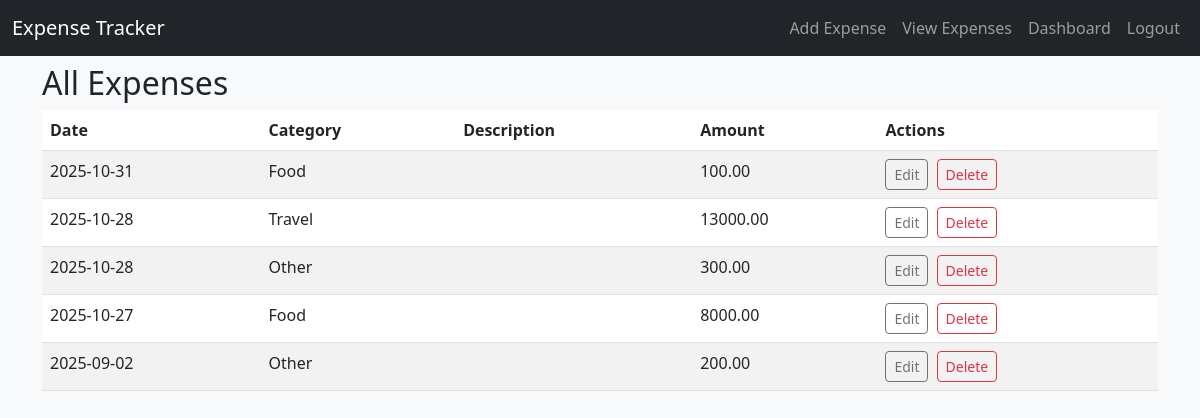
/view (signed in), run on the app's committed database.
### app.py (models this page shows)
class Expense(db.Model):
    id = db.Column(db.Integer, primary_key=True)
    user_id = db.Column(db.Integer, db.ForeignKey('user.id'), nullable=False, index=True)
    date = db.Column(db.Date, nullable=False)
    category = db.Column(db.String(80), nullable=False)
    amount = db.Column(db.Float, nullable=False)
    description = db.Column(db.Text, nullable=True)
    user = db.relationship('User', backref=db.backref('expenses', lazy=True))

### app.py (the view)
@app.route('/view')
@login_required
def view_expenses():
    expenses = Expense.query.filter_by(user_id=current_user.id).order_by(Expense.date.desc()).all()
    return render_template('view_expenses.html', expenses=expenses)

### app.py (called while the page is built)
@login_manager.user_loader
def load_user(user_id):
    return User.query.get(int(user_id))

### templates/view_expenses.html
{% extends "base.html" %}
{% block content %}
<h2>All Expenses</h2>
<table class="table table-striped">
<thead>
<tr><th>Date</th><th>Category</th><th>Description</th><th>Amount</th><th>Actions</th></tr>
</thead>
<tbody>
{% for exp in expenses %}
<tr>
    <td>{{ exp.date }}</td>
    <td>{{ exp.category }}</td>
    <td>{{ exp.description or '' }}</td>
    <td>{{ '%.2f'|format(exp.amount) }}</td>
    <td>
        <a href="{{ url_for('edit_expense', exp_id=exp.id) }}" class="btn btn-sm btn-outline-secondary me-1">Edit</a>
        <form method="post" action="{{ url_for('delete_expense', exp_id=exp.id) }}" style="display:inline" onsubmit="return confirm('Delete this expense?');">
            <button class="btn btn-sm btn-outline-danger" type="submit">Delete</button>
        </form>
    </td>
</tr>
{% else %}
<tr><td colspan="5">No expenses yet.</td></tr>
{% endfor %}
</tbody>
</table>
{% endblock %}

### templates/base.html (shortened to what this page needs)
<!DOCTYPE html>
<html>
<head>
    <link href="https://cdn.jsdelivr.net/npm/bootstrap@5.3.0/dist/css/bootstrap.min.css" rel="stylesheet">
    <link rel="stylesheet" href="{{ url_for('static', filename='style.css') }}">
</head>
<body>
    <nav class="navbar navbar-expand-lg navbar-dark bg-dark">
        <div class="container-fluid">
            <a class="navbar-brand" href="{{ url_for('home') }}">Expense Tracker</a>
            <div class="collapse navbar-collapse">
                <ul class="navbar-nav ms-auto">
                    {% if current_user.is_authenticated %}
                    <li class="nav-item"><a class="nav-link" href="{{ url_for('add_expense') }}">Add Expense</a></li>
                    <li class="nav-item"><a class="nav-link" href="{{ url_for('view_expenses') }}">View Expenses</a></li>
                    <li class="nav-item"><a class="nav-link" href="{{ url_for('dashboard') }}">Dashboard</a></li>
                    <li class="nav-item"><a class="nav-link" href="{{ url_for('logout') }}">Logout</a></li>
                    {% else %}
                    <li class="nav-item"><a class="nav-link" href="{{ url_for('home') }}">Home</a></li>
                    <li class="nav-item"><a class="nav-link" href="{{ url_for('login') }}">Login</a></li>
                    <li class="nav-item"><a class="nav-link" href="{{ url_for('register') }}">Register</a></li>
                    {% endif %}
                </ul>
            </div>
        </div>
    </nav>
    <div class="container mt-2">
        {% block content %}{% endblock %}
    </div>
</body>
</html>

### static/style.css (style rules this page uses)
body { background-color: #f8f9fa; }

### data on the page
Expense: date "2025-10-31", category "Food", amount "100.00"
Expense: date "2025-10-28", category "Travel", amount "13000.00"
Expense: date "2025-10-28", category "Other", amount "300.00"
Expense: date "2025-10-27", category "Food", amount "8000.00"
Expense: date "2025-09-02", category "Other", amount "200.00"
